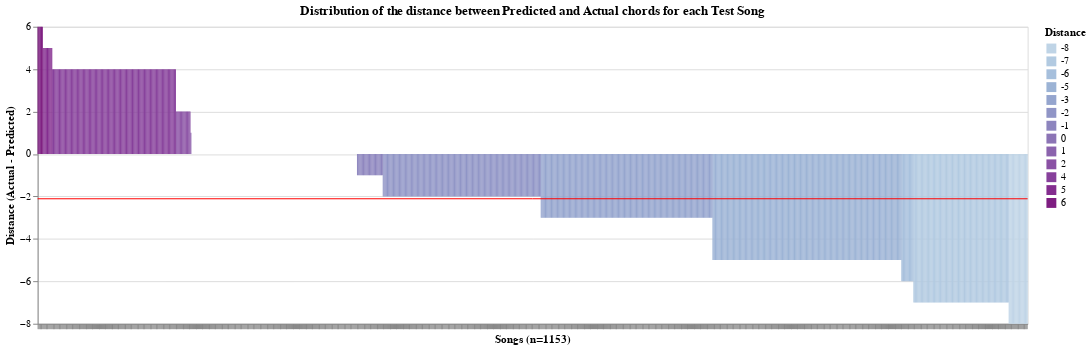

Source (notebook cell):
### Code cell
#Plot distances
num_test_songs = chord_distance_df['Song Name'].count()
print(chord_distance_df['Distance'].apply(np.abs).mean())

distance_bars = alt.Chart(chord_distance_df).mark_bar(
    binSpacing = 0.1,
    width=1
).encode(
    x=alt.X('Song Name:N', axis=alt.Axis(labels=False, ticks=True), sort='-y').title(f'Songs (n={num_test_songs})'),
    y=alt.Y('Distance:Q').title('Distance (Actual - Predicted)'),
    color=alt.Color('Distance:N').scale(scheme='bluepurple'),
    tooltip=['Song Name', 'True Chord', 'Predicted Chord', 'Distance'],
).properties(
    title='Distribution of the distance between Predicted and Actual chords for each Test Song'
)

distance_avg_line = alt.Chart(chord_distance_df).mark_rule(
    color='red',
).encode(
    y=alt.Y('mean(Distance):Q', title='')
)

combined_chart = alt.layer(
    distance_bars,
    distance_avg_line
).properties(
    width=1000
)
combined_chart

### Figure 1 — Vega-Lite specification as saved in the notebook (floating-point values rounded to 4 significant figures; data arrays with more than 128 entries replaced by an {"elided": "..."} marker saying what was removed)
{"config": {"view": {"continuousWidth": 300, "continuousHeight": 300}}, "layer": [{"mark": {"type": "bar", "binSpacing": 0.1, "width": 1}, "encoding": {"color": {"field": "Distance", "scale": {"scheme": "bluepurple"}, "type": "nominal"}, "tooltip": [{"field": "Song Name", "type": "nominal"}, {"field": "True Chord", "type": "nominal"}, {"field": "Predicted Chord", "type": "nominal"}, {"field": "Distance", "type": "quantitative"}], "x": {"axis": {"labels": false, "ticks": true}, "field": "Song Name", "sort": "-y", "title": "Songs (n=1153)", "type": "nominal"}, "y": {"field": "Distance", "title": "Distance (Actual - Predicted)", "type": "quantitative"}}, "title": "Distribution of the distance between Predicted and Actual chords for each Test Song"}, {"mark": {"type": "rule", "color": "red"}, "encoding": {"y": {"aggregate": "mean", "field": "Distance", "title": "", "type": "quantitative"}}}], "data": {"name": "data-2b3b63bb92f35e90e069e420ddc07134"}, "width": 1000, "$schema": "https://vega.github.io/schema/vega-lite/v5.17.0.json", "datasets": {"data-2b3b63bb92f35e90e069e420ddc07134": {"elided": "1153 records"}}}
